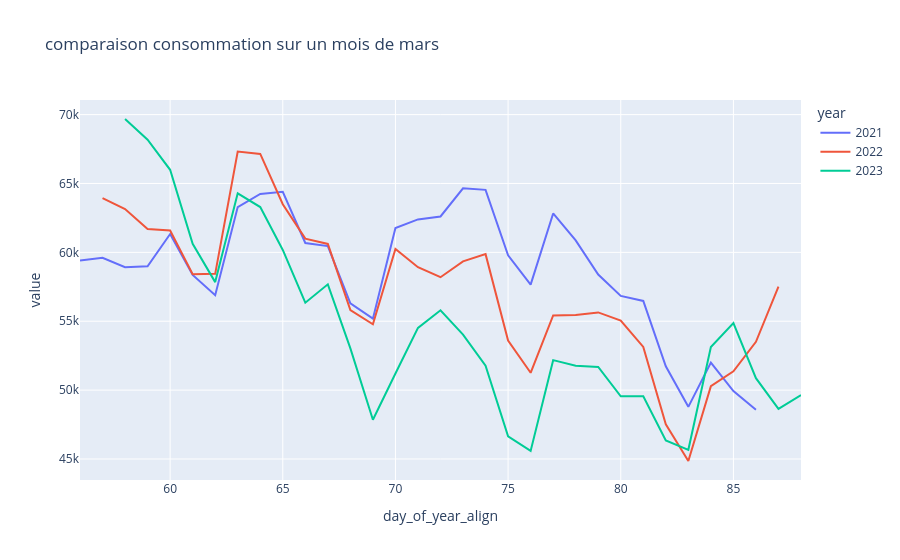

Source (notebook cell):
### Code cell
df2 = df_rte[ (df_rte['year'].isin([2021,2022,2023])) & (df_rte['month'] == 3)]

df2_grouped = df2.groupby(['day_of_year_align', 'year'])['value'].mean().reset_index()

fig = px.line(df2_grouped, x='day_of_year_align', y="value", color = 'year', title="comparaison consommation sur un mois de mars")
fig.show()

### Figure 1 — Plotly figure (JSON) as saved in the notebook; plotly's stock layout.template omitted (floating-point values rounded to 4 significant figures)
{"data": [{"hovertemplate": "year=2021<br>day_of_year_align=%{x}<br>value=%{y}<extra></extra>", "legendgroup": "2021", "line": {"color": "#636efa", "dash": "solid"}, "marker": {"symbol": "circle"}, "mode": "lines", "name": "2021", "orientation": "v", "showlegend": true, "type": "scatter", "x": [56, 57, 58, 59, 60, 61, 62, 63, 64, 65, 66, 67, 68, 69, 70, 71, 72, 73, 74, 75, 76, 77, 78, 79, 80, 81, 82, 83, 84, 85, 86], "xaxis": "x", "y": [59410.0, 59600.0, 58920.0, 58990.0, 61330.0, 58360.0, 56890.0, 63290.0, 64240.0, 64390.0, 60680.0, 60450.0, 56300.0, 55190.0, 61770.0, 62390.0, 62600.0, 64640.0, 64540.0, 59780.0, 57660.0, 62820.0, 60860.0, 58390.0, 56840.0, 56470.0, 51730.0, 48780.0, 51990.0, 49930.0, 48580.0], "yaxis": "y"}, {"hovertemplate": "year=2022<br>day_of_year_align=%{x}<br>value=%{y}<extra></extra>", "legendgroup": "2022", "line": {"color": "#EF553B", "dash": "solid"}, "marker": {"symbol": "circle"}, "mode": "lines", "name": "2022", "orientation": "v", "showlegend": true, "type": "scatter", "x": [57, 58, 59, 60, 61, 62, 63, 64, 65, 66, 67, 68, 69, 70, 71, 72, 73, 74, 75, 76, 77, 78, 79, 80, 81, 82, 83, 84, 85, 86, 87], "xaxis": "x", "y": [63930.0, 63140.0, 61700.0, 61580.0, 58410.0, 58440.0, 67320.0, 67140.0, 63490.0, 60990.0, 60610.0, 55810.0, 54780.0, 60240.0, 58920.0, 58200.0, 59340.0, 59870.0, 53600.0, 51260.0, 55420.0, 55450.0, 55640.0, 55050.0, 53140.0, 47520.0, 44850.0, 50290.0, 51360.0, 53510.0, 57510.0], "yaxis": "y"}, {"hovertemplate": "year=2023<br>day_of_year_align=%{x}<br>value=%{y}<extra></extra>", "legendgroup": "2023", "line": {"color": "#00cc96", "dash": "solid"}, "marker": {"symbol": "circle"}, "mode": "lines", "name": "2023", "orientation": "v", "showlegend": true, "type": "scatter", "x": [58, 59, 60, 61, 62, 63, 64, 65, 66, 67, 68, 69, 70, 71, 72, 73, 74, 75, 76, 77, 78, 79, 80, 81, 82, 83, 84, 85, 86, 87, 88], "xaxis": "x", "y": [69680.0, 68170.0, 65990.0, 60620.0, 57840.0, 64280.0, 63290.0, 60180.0, 56350.0, 57680.0, 53030.0, 47850.0, 51210.0, 54510.0, 55800.0, 54030.0, 51770.0, 46650.0, 45590.0, 52180.0, 51770.0, 51680.0, 49550.0, 49550.0, 46350.0, 45670.0, 53130.0, 54860.0, 50870.0, 48640.0, 49640.0], "yaxis": "y"}], "layout": {"legend": {"title": {"text": "year"}, "tracegroupgap": 0}, "title": {"text": "comparaison consommation sur un mois de mars"}, "xaxis": {"anchor": "y", "domain": [0, 1], "title": {"text": "day_of_year_align"}}, "yaxis": {"anchor": "x", "domain": [0, 1], "title": {"text": "value"}}}}
